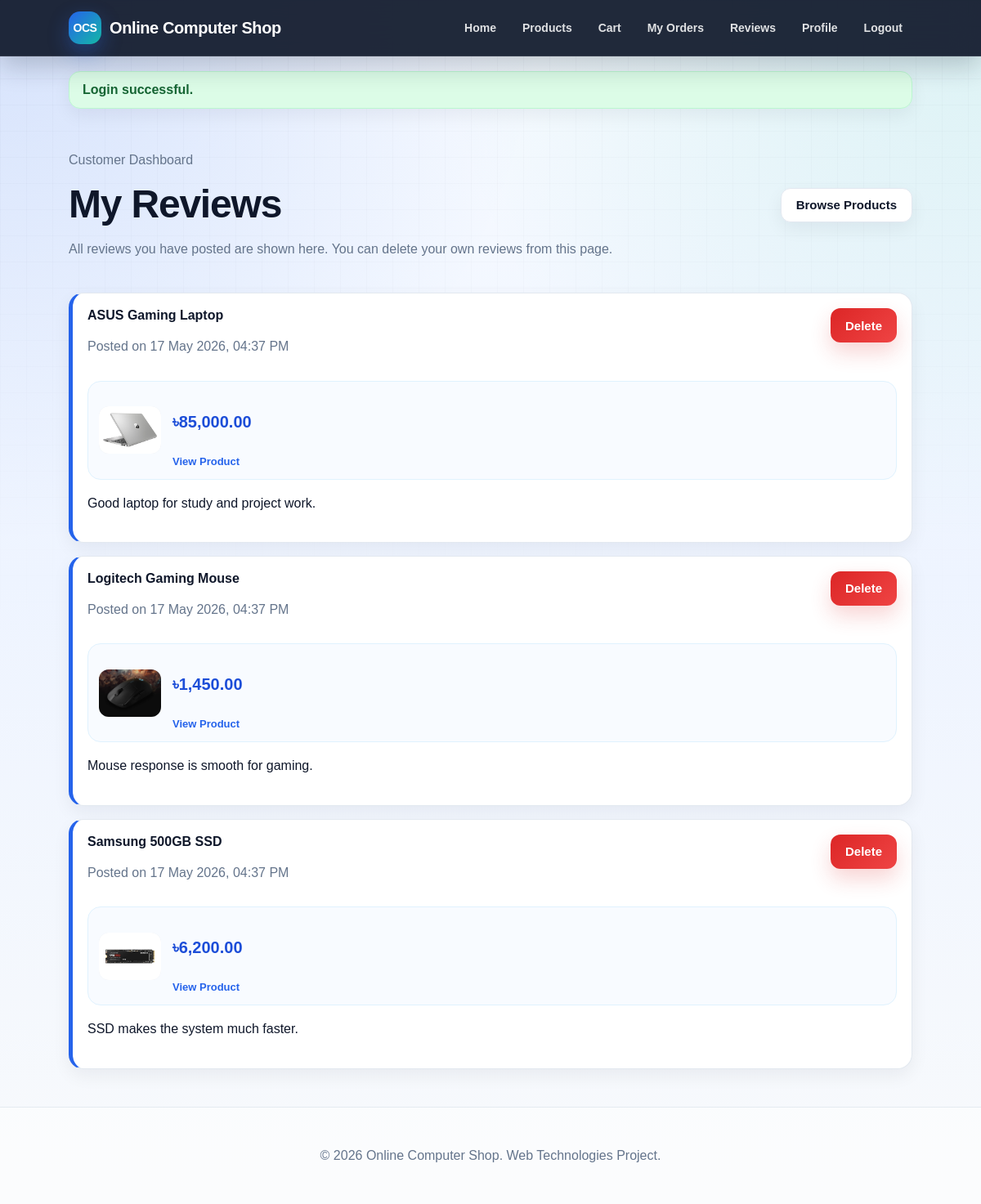
Screenshot of /index.php?page=my-reviews (signed in) with the database file from the repository.
### tables this page shows
CREATE TABLE reviews (
    id INT AUTO_INCREMENT PRIMARY KEY,
    product_id INT NOT NULL,
    user_id INT NOT NULL,
    reviewer_name VARCHAR(100) NOT NULL,
    comment TEXT NOT NULL,
    created_at DATETIME NOT NULL DEFAULT CURRENT_TIMESTAMP,
    CONSTRAINT fk_reviews_product
        FOREIGN KEY (product_id) REFERENCES products(id)
        ON DELETE CASCADE
        ON UPDATE CASCADE,
    CONSTRAINT fk_reviews_user
        FOREIGN KEY (user_id) REFERENCES users(id)
        ON DELETE CASCADE
        ON UPDATE CASCADE
);

CREATE TABLE products (
    id INT AUTO_INCREMENT PRIMARY KEY,
    name VARCHAR(150) NOT NULL,
    description TEXT NOT NULL,
    manufacturer_review TEXT NOT NULL,
    price DECIMAL(10,2) NOT NULL,
    category_id INT NOT NULL,
    brand_id INT NOT NULL,
    image_path VARCHAR(255) NULL,
    stock INT NOT NULL DEFAULT 0,
    created_at DATETIME NOT NULL DEFAULT CURRENT_TIMESTAMP,
    CONSTRAINT fk_products_category
        FOREIGN KEY (category_id) REFERENCES categories(id)
        ON DELETE RESTRICT
        ON UPDATE CASCADE,
    CONSTRAINT fk_products_brand
        FOREIGN KEY (brand_id) REFERENCES brands(id)
        ON DELETE RESTRICT
        ON UPDATE CASCADE
);

### controllers/ReviewController.php (called while the page is built, shortened)
<?php
require_once __DIR__ . '/../models/ReviewModel.php';
function show_my_reviews_page($conn) {
    $reviews = get_reviews_by_user($conn, (int)$_SESSION['user_id']);
    require __DIR__ . '/../views/reviews/my_reviews.php';
}

### models/ReviewModel.php (called while the page is built, shortened)
<?php
function get_reviews_by_user($conn, $user_id) {
    $stmt = $conn->prepare("SELECT r.id, r.product_id, r.user_id, r.reviewer_name, r.comment, r.created_at,
                                   p.name AS product_name, p.price AS product_price, p.image_path
                            FROM reviews r
                            INNER JOIN products p ON r.product_id = p.id
                            WHERE r.user_id = ?
                            ORDER BY r.created_at DESC");
    $stmt->bind_param("i", $user_id);
    $stmt->execute();
    $result = $stmt->get_result();
    $reviews = [];
    while ($row = $result->fetch_assoc()) {
        $reviews[] = $row;
    }
    return $reviews;
}

### config/session.php (called while the page is built, shortened)
<?php
function e($value) {
    return htmlspecialchars((string)($value ?? ''), ENT_QUOTES, 'UTF-8');
}

### views/reviews/my_reviews.php (the view, shortened to what this page needs)
<?php require __DIR__ . '/../layouts/header.php'; ?>
<?php require __DIR__ . '/../layouts/navbar.php'; ?>
<main class="container">
    <section class="page-head">
        <div>
            <p class="meta">Customer Dashboard</p>
            <h1>My Reviews</h1>
            <p class="muted">All reviews you have posted are shown here. You can delete your own reviews from this page.</p>
        </div>
        <a class="button-secondary" href="index.php?page=products">Browse Products</a>
    </section>
    <?php if (empty($reviews)): ?>
        <div class="empty-state" id="noMyReviewMsg">You have not posted any review yet.</div>
    <?php else: ?>
        <section class="review-list dashboard-review-list" id="reviewList">
            <?php foreach ($reviews as $review): ?>
                <article class="review-card dashboard-review-card" id="review-<?= e($review['id']) ?>">
                    <div class="review-head">
                        <div>
                            <strong><?= e($review['product_name']) ?></strong>
                            <p class="meta">Posted on <?= e(date('d M Y, h:i A', strtotime($review['created_at']))) ?></p>
                        </div>
                        <button type="button" class="danger-btn review-delete-btn" data-review-id="<?= e($review['id']) ?>">Delete</button>
                    </div>
                    <div class="my-review-product-row">
                        <?php if (!empty($review['image_path'])): ?>
                            <img class="mini-product-img" src="<?= e($review['image_path']) ?>" alt="<?= e($review['product_name']) ?>">
                        <?php else: ?>
                            <div class="mini-product-placeholder">No Image</div>
                        <?php endif; ?>
                        <div>
                            <p class="price">৳<?= number_format((float)$review['product_price'], 2) ?></p>
                            <a class="small-link" href="index.php?page=product-details&id=<?= e($review['product_id']) ?>">View Product</a>
                        </div>
                    </div>
                    <p><?= nl2br(e($review['comment'])) ?></p>
                </article>
            <?php endforeach; ?>
        </section>
    <?php endif; ?>
</main>
<?php require __DIR__ . '/../layouts/footer.php'; ?>

### public/css/base.css (style rules this page uses)
:root { --primary: #2563eb; --primary-dark: #1d4ed8; --primary-soft: #dbeafe; --secondary: #14b8a6; --accent: #f97316; --danger: #dc2626; --danger-dark: #991b1b; --success: #16a34a; --success-dark: #166534; --warning: #f59e0b; --text: #0f172a; --text-soft: #475569; --muted: #64748b; --line: #e2e8f0; --surface: #ffffff; --surface-soft: #f8fafc; --surface-tint: #eff6ff; --shadow-sm: 0 8px 22px rgba(15, 23, 42, 0.06); --shadow-md: 0 16px 45px rgba(15, 23, 42, 0.10); --shadow-lg: 0 24px 70px rgba(15, 23, 42, 0.16); --radius-sm: 10px; --radius-md: 16px; --radius-lg: 24px; --max-width: 1180px; }
* { box-sizing: border-box; }
html { scroll-behavior: smooth; }
body { margin: 0; min-height: 100vh; font-family: Arial, Helvetica, sans-serif; color: var(--text); background: radial-gradient(circle at top left, rgba(37, 99, 235, 0.16), transparent 35%), radial-gradient(circle at top right, rgba(20, 184, 166, 0.12), transparent 35%), linear-gradient(180deg, #f8fbff 0%, #eef4ff 48%, #f8fafc 100%); }
body::before { content: ""; position: fixed; inset: 0; pointer-events: none; background-image: linear-gradient(rgba(15, 23, 42, 0.035) 1px, transparent 1px), linear-gradient(90deg, rgba(15, 23, 42, 0.035) 1px, transparent 1px); background-size: 32px 32px; mask-image: linear-gradient(to bottom, rgba(0, 0, 0, 0.7), transparent 55%); z-index: -1; }
img { max-width: 100%; display: block; }
a { color: var(--primary); text-decoration: none; transition: color 0.2s ease, transform 0.2s ease, background 0.2s ease, box-shadow 0.2s ease; }
h1, h2, h3 { color: var(--text); letter-spacing: -0.025em; }
h1 { font-size: clamp(2rem, 4vw, 3.6rem); line-height: 1.05; margin: 0 0 12px; }
p { line-height: 1.65; }

### public/css/layout.css (style rules this page uses)
.container { width: 86%; max-width: var(--max-width); margin: 34px auto; }

### public/css/components.css (style rules this page uses)
button, .button-link, .primary-btn, .button-secondary, .mini-btn, .danger-btn { display: inline-flex; align-items: center; justify-content: center; gap: 8px; min-height: 42px; border: 0; border-radius: 12px; padding: 11px 18px; font-size: 15px; font-weight: 800; line-height: 1; cursor: pointer; transition: transform 0.18s ease, box-shadow 0.18s ease, background 0.18s ease, color 0.18s ease, border-color 0.18s ease; }
button, .button-link, .primary-btn { color: #ffffff; background: linear-gradient(135deg, var(--primary), var(--secondary)); box-shadow: 0 12px 26px rgba(37, 99, 235, 0.23); }
.button-secondary, .mini-btn { color: var(--text); background: #ffffff; border: 1px solid var(--line); box-shadow: var(--shadow-sm); }
.danger-btn { color: #ffffff; background: linear-gradient(135deg, var(--danger), #ef4444); box-shadow: 0 12px 26px rgba(220, 38, 38, 0.20); }
.muted, .help, .meta, .small-note { color: var(--muted); }
.price { color: var(--primary-dark); font-size: 20px; font-weight: 900; }

### public/css/pages.css (style rules this page uses)
.page-head { display: flex; justify-content: space-between; align-items: center; gap: 18px; margin-bottom: 24px; }
.review-list, .dashboard-review-list { display: grid; gap: 16px; }
.review-card { border: 1px solid rgba(226, 232, 240, 0.95); border-radius: 18px; padding: 18px; background: #ffffff; box-shadow: var(--shadow-sm); }
.dashboard-review-card { border-left: 5px solid var(--primary); }
.review-head { display: flex; justify-content: space-between; align-items: flex-start; gap: 14px; }
.my-review-product-row { display: flex; align-items: center; gap: 14px; margin: 12px 0; padding: 13px; background: #f8fbff; border: 1px solid #e0f2fe; border-radius: 16px; }
.mini-product-img, .mini-product-placeholder { width: 76px; height: 58px; border-radius: 12px; object-fit: cover; background: #e2e8f0; font-size: 12px; }
.small-link { display: inline-block; margin-top: 4px; font-size: 13px; font-weight: 800; }

### rows the page displays
reviews: product.name "ASUS Gaming Laptop", created_at "17 May 2026, 04:37 PM", product.image_path (picture), product.price "85,000.00", comment "Good laptop for study and project work."
reviews: product.name "Logitech Gaming Mouse", created_at "17 May 2026, 04:37 PM", product.image_path (picture), product.price "1,450.00", comment "Mouse response is smooth for gaming."
reviews: product.name "Samsung 500GB SSD", created_at "17 May 2026, 04:37 PM", product.image_path (picture), product.price "6,200.00", comment "SSD makes the system much faster."

### other values shown
$flash['message'] "Login successful."
